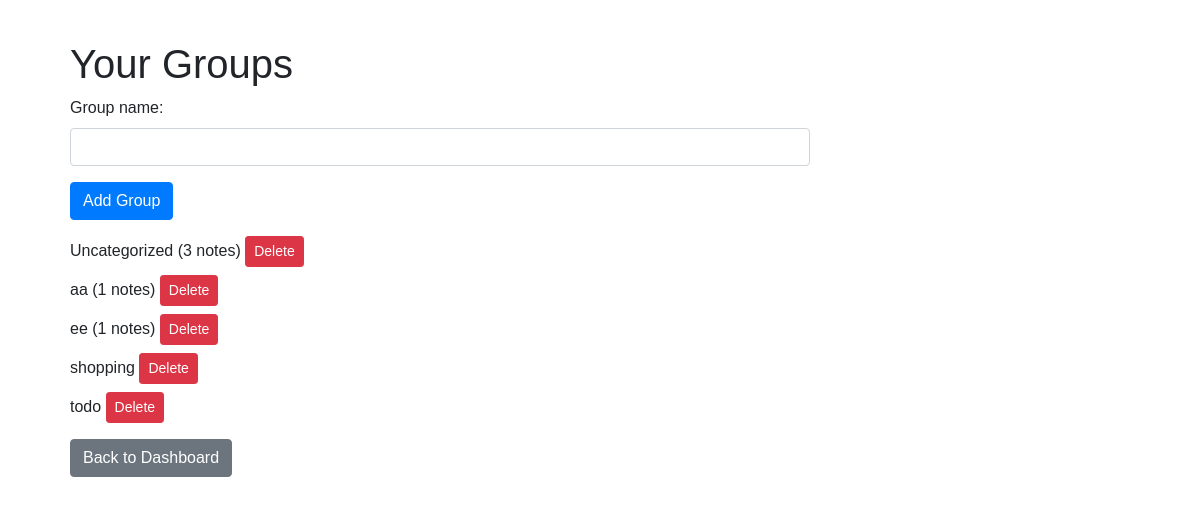
The app's page /groups (signed in) with its own data.
### app.py (models this page shows)
class Group(db.Model):
    __tablename__ = 'groups'
    id = db.Column(db.Integer, primary_key=True)
    name = db.Column(db.String(100), nullable=False)
    user_id = db.Column(db.Integer, db.ForeignKey('users.id'), nullable=False)
    notes = db.relationship('Note', backref='group', lazy=True)

### app.py (the view, shortened to what this page needs)
@app.route('/groups', methods=['GET', 'POST'])
@login_required
def groups():
    if isinstance(current_user, User):
        user_id = current_user.id
        members = current_user.members
    else:
        user_id = current_user.user.id
        members = Member.query.filter_by(user_id=user_id).all()
    member_user_ids = [member.user_id for member in members]
    visible_user_ids = [user_id] + member_user_ids
    groups = Group.query.filter(Group.user_id.in_(visible_user_ids)).order_by(Group.name.asc()).all()
    uncategorized_group = None
    for group in groups:
        if group.name == "Uncategorized":
            uncategorized_group = group
            break
    if not uncategorized_group:
        uncategorized_group = Group(name="Uncategorized", user_id=user_id)
        db.session.add(uncategorized_group)
        db.session.commit()
        groups.append(uncategorized_group)
    return render_template('groups.html', groups=groups)

### app.py (called while the page is built)
@login_manager.user_loader
def load_user(user_id):
    if user_id.startswith("member_"):
        member_id = int(user_id.split("_")[1])
        return Member.query.get(member_id)
    else:
        return User.query.get(int(user_id))

### templates/groups.html (shortened to what this page needs)
{% extends 'base.html' %}
{% block content %}
<div class="container">
    <h1>Your Groups</h1>
    <form method="post" action="{{ url_for('groups') }}" class="mb-3">
        <div class="form-group">
            <label for="group_name">Group name:</label>
            <input type="text" name="group_name" class="form-control" required>
        </div>
        <input type="submit" value="Add Group" class="btn btn-primary">
    </form>
    <ul class="list-unstyled">
        {% for group in groups %}
            <li class="mb-2">{{ group.name }}
                {% if group.notes %}
                    ({{ group.notes|length }} notes)
                {% endif %}
                {% if current_user.role == 'admin' %}
                    <button class="btn btn-danger btn-sm" data-toggle="modal" data-target="#confirm-delete-{{ group.id }}">Delete</button>
                {% endif %}
            </li>
        {% endfor %}
    </ul>
    <a href="{{ url_for('dashboard') }}" class="btn btn-secondary">Back to Dashboard</a>
</div>
{% endblock %}

### static/styles.css (style rules this page uses)
body { font-family: Arial, sans-serif; max-width: 800px; margin: 40px; }
form { margin-bottom: 2em; }

### records on screen
Group: name "Uncategorized", notes|length "3"
Group: name "aa", notes|length "1"
Group: name "ee", notes|length "1"
Group: name "shopping"
Group: name "todo"
